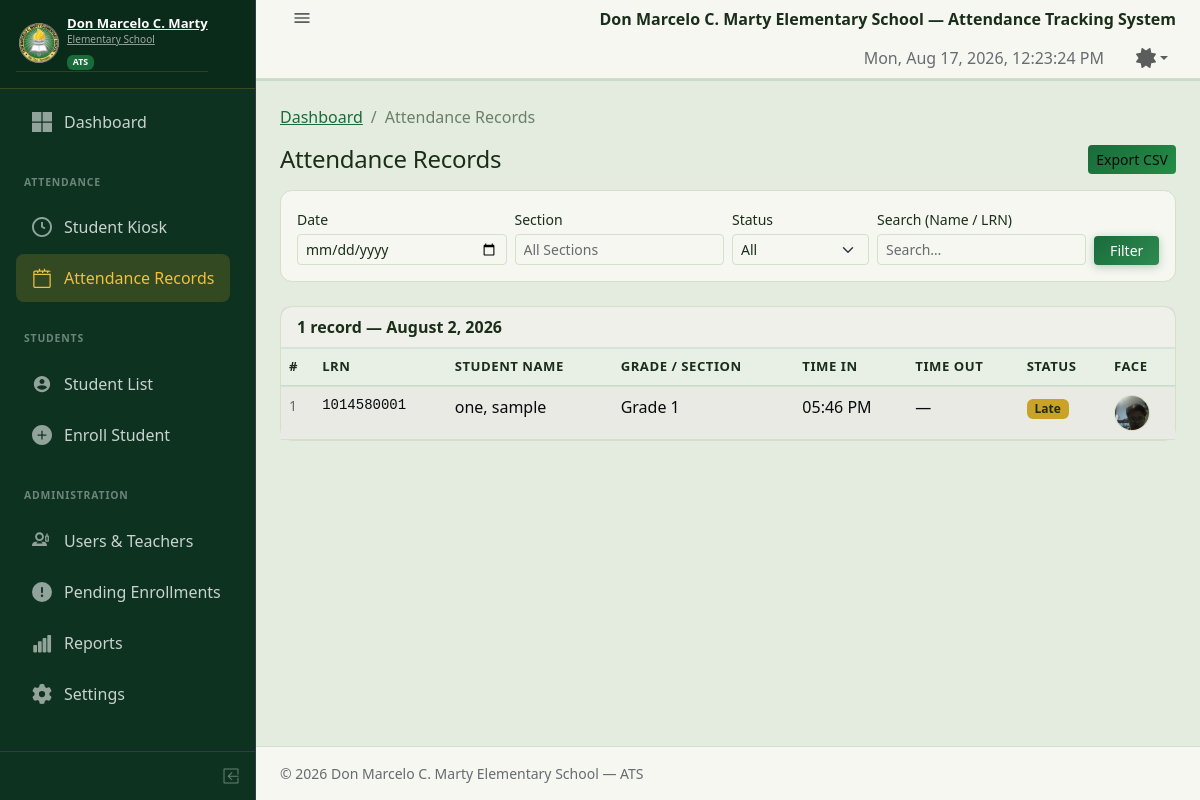
Screenshot of /attendance/records.php?date=2026-08-02 17:46:18 (signed in) with the database file from the repository.
### tables this page shows
CREATE TABLE `attendance` (
  `id` int(10) UNSIGNED NOT NULL,
  `student_id` int(10) UNSIGNED NOT NULL,
  `time_in` datetime NOT NULL,
  `time_out` datetime DEFAULT NULL,
  `status` enum('present','late','absent') NOT NULL DEFAULT 'present',
  `face_image` varchar(255) DEFAULT NULL,
  `face_image_out` varchar(255) DEFAULT NULL,
  `recorded_by` int(10) UNSIGNED DEFAULT NULL,
  `created_at` datetime NOT NULL DEFAULT current_timestamp()
);

CREATE TABLE `students` (
  `id` int(10) UNSIGNED NOT NULL,
  `lrn` char(12) NOT NULL,
  `first_name` varchar(80) NOT NULL,
  `middle_name` varchar(80) DEFAULT NULL,
  `last_name` varchar(80) NOT NULL,
  `grade_section` varchar(60) NOT NULL,
  `birthdate` date DEFAULT NULL,
  `gender` enum('M','F','Other') DEFAULT NULL,
  `guardian_name` varchar(120) DEFAULT NULL,
  `guardian_phone` varchar(20) DEFAULT NULL,
  `password_hash` varchar(255) DEFAULT NULL,
  `terms_accepted` tinyint(1) NOT NULL DEFAULT 0,
  `registered_at` datetime DEFAULT NULL,
  `created_at` datetime NOT NULL DEFAULT current_timestamp(),
  `enrolled_by` int(10) UNSIGNED DEFAULT NULL COMMENT 'user.id who enrolled this student',
  `teacher_id` int(10) UNSIGNED DEFAULT NULL COMMENT 'assigned teacher user.id',
  `enrollment_status` enum('approved','pending') NOT NULL DEFAULT 'approved' COMMENT 'pending = teacher-enrolled, awaiting admin approval'
);

### attendance/records.php (the view, shortened to what this page needs)
<?php
$pdo      = getDB();
$today    = date('Y-m-d');
$filterDate    = $_GET['date']    ?? $today;
$filterSection = $_GET['section'] ?? '';
$search        = trim($_GET['q']  ?? '');
$where  = ['DATE(a.time_in) = :date'];
$params = [':date' => $filterDate];
$sql = 'SELECT a.id,
               s.lrn,
               CONCAT(s.last_name,", ",s.first_name) AS student_name,
               s.grade_section,
               a.time_in,
               a.time_out,
               a.status,
               a.face_image
        FROM attendance a
        JOIN students s ON s.id = a.student_id
        WHERE ' . implode(' AND ', $where) . '
        ORDER BY a.time_in DESC';
$stmt = $pdo->prepare($sql);
$stmt->execute($params);
$records = $stmt->fetchAll();
?>
<!DOCTYPE html>
<html lang="en">
<head>
  <?php include __DIR__ . '/../includes/head.php'; ?>
</head>
<body>
  <?php include __DIR__ . '/../includes/sidebar.php'; ?>
  <div class="wrapper d-flex flex-column min-vh-100">
    <?php include __DIR__ . '/../includes/topbar.php'; ?>
    <div class="body flex-grow-1">
      <div class="container-lg px-4">
        <nav aria-label="breadcrumb" class="mb-3">
          <ol class="breadcrumb">
            <li class="breadcrumb-item"><a href="<?= $u ?>/index.php">Dashboard</a></li>
            <li class="breadcrumb-item active">Attendance Records</li>
          </ol>
        </nav>
        <div class="d-flex justify-content-between align-items-center mb-3">
          <h4 class="mb-0">Attendance Records</h4>
          <a href="<?= $u ?>/api/attendance/export.php?<?= htmlspecialchars(http_build_query($_GET)) ?>"
             class="btn btn-sm btn-success">Export CSV</a>
        </div>
        <div class="card mb-4">
          <div class="card-body">
            <form method="GET" class="row g-2 align-items-end">
              <div class="col-sm-3">
                <label class="form-label small mb-1">Date</label>
                <input type="date" name="date" class="form-control form-control-sm"
                  value="<?= htmlspecialchars($filterDate) ?>">
              </div>
              <div class="col-sm-3">
                <label class="form-label small mb-1">Section</label>
                <input type="text" name="section" list="section-list"
                  class="form-control form-control-sm" autocomplete="off"
                  placeholder="All Sections"
                  value="<?= htmlspecialchars($filterSection) ?>">
              </div>
              <div class="col-sm-2">
                <label class="form-label small mb-1">Status</label>
                <select name="status" class="form-select form-select-sm">
                  <option value="">All</option>
                </select>
              </div>
              <div class="col-sm-3">
                <label class="form-label small mb-1">Search (Name / LRN)</label>
                <input type="text" name="q" class="form-control form-control-sm"
                  placeholder="Search…" value="<?= htmlspecialchars($search) ?>">
              </div>
              <div class="col-sm-1">
                <button class="btn btn-primary btn-sm w-100" type="submit">Filter</button>
              </div>
            </form>
          </div>
        </div>
        <div class="card">
          <div class="card-header d-flex justify-content-between align-items-center">
            <span class="fw-semibold">
              <?= count($records) ?> record<?= count($records) !== 1 ? 's' : '' ?>
              &mdash; <?= date('F j, Y', strtotime($filterDate)) ?>
            </span>
          </div>
          <div class="card-body p-0">
            <div class="table-responsive">
              <table class="table table-hover table-striped mb-0">
                <thead class="table-light">
                  <tr>
                    <th class="d-mobile-none">#</th>
                    <th class="d-mobile-none">LRN</th>
                    <th>Student Name</th>
                    <th class="d-mobile-none">Grade / Section</th>
                    <th>Time In</th>
                    <th class="d-mobile-none">Time Out</th>
                    <th>Status</th>
                    <th class="d-mobile-none">Face</th>
                  </tr>
                </thead>
                <tbody>
                  <?php if (empty($records)): ?>
                  <tr>
                    <td colspan="8" class="text-center text-body-secondary py-4">No records found.</td>
                  </tr>
                  <?php else: ?>
                  <?php foreach ($records as $i => $r): ?>
                  <tr>
                    <td class="text-body-secondary small d-mobile-none"><?= $i + 1 ?></td>
                    <td class="font-monospace small d-mobile-none"><?= htmlspecialchars($r['lrn']) ?></td>
                    <td><?= htmlspecialchars($r['student_name']) ?></td>
                    <td class="d-mobile-none"><?= htmlspecialchars($r['grade_section']) ?></td>
                    <td><?= $r['time_in']  ? date('h:i A', strtotime($r['time_in']))  : '—' ?></td>
                    <td class="d-mobile-none"><?= $r['time_out'] ? date('h:i A', strtotime($r['time_out'])) : '—' ?></td>
                    <td>
                      <?php $badge = match($r['status']) {
                        'present' => 'success', 'late' => 'warning', 'absent' => 'danger', default => 'secondary'
                      }; ?>
                      <span class="badge bg-<?= $badge ?> text-capitalize"><?= htmlspecialchars($r['status']) ?></span>
                    </td>
                    <td class="d-mobile-none">
                      <?php if ($r['face_image']): ?>
                      <img src="<?= $u ?>/<?= htmlspecialchars($r['face_image']) ?>"
                           width="36" height="36" class="rounded-circle object-fit-cover border"
                           alt="Face" style="cursor:pointer;"
                           data-coreui-toggle="tooltip"
                           title="Face captured">
                      <?php else: ?>
                      <span class="text-body-secondary small">—</span>
                      <?php endif; ?>
                    </td>
                  </tr>
                  <?php endforeach; ?>
                  <?php endif; ?>
                </tbody>
              </table>
            </div>
          </div>
        </div>
      </div>
    </div>
    <footer class="footer px-4 py-3 border-top">
      <div class="text-body-secondary small">&copy; <?= date('Y') ?> Don Marcelo C. Marty Elementary School — ATS</div>
    </footer>
  </div>
</body>
</html>

### css/theme.css (style rules this page uses)
:root, [data-coreui-theme=light] { --cui-primary: #1a6b3a; --cui-primary-rgb: 26, 107, 58; --cui-primary-text-emphasis:#0f5722; --cui-primary-bg-subtle: #d4edda; --cui-primary-border-subtle:#9dd9b0; --cui-primary-contrast: #fff; --cui-sidebar-bg: #0d3320; --cui-sidebar-color: rgba(255,255,255,.85); --cui-sidebar-nav-link-hover-bg: rgba(201,162,39,.15); --cui-sidebar-nav-link-active-bg: rgba(201,162,39,.2); --cui-sidebar-nav-link-active-color: #f0c040; --cui-sidebar-nav-title-color: rgba(255,255,255,.45); --cui-sidebar-brand-color: #fff; --cui-header-bg: #fff; --cui-header-border-color: #d4e0c8; --cui-body-bg: #f5f7f0; --cui-body-color: #1a2e1a; --cui-secondary-bg: #eef2e6; --cui-tertiary-bg: #e4ece0; --cui-border-color: #d4e0c8; --cui-link-color: #1a6b3a; --cui-link-hover-color: #145530; --cui-focus-ring-color: rgba(26,107,58,.25); }
.btn-primary { --cui-btn-bg: #1a6b3a; --cui-btn-border-color: #1a6b3a; --cui-btn-hover-bg: #145530; --cui-btn-hover-border-color: #145530; --cui-btn-active-bg: #0f4225; --cui-btn-color: #fff; }
.card { border-color: var(--cui-border-color) !important; }
.card-header { border-bottom-color: var(--cui-border-color) !important; }
.breadcrumb-item a { color: var(--cui-link-color); }
.breadcrumb-item.active { color: var(--cui-muted, #6b7f6b); }
.table-light th { background: var(--cui-tertiary-bg) !important; }
.card { border-radius: 12px !important; transition: box-shadow .2s !important; }
.card-header { font-weight: 600 !important; border-bottom: 2px solid rgba(26,107,58,.1) !important; }
.table thead th { background: rgba(26,107,58,.06) !important; color: var(--cui-body-color) !important; border-bottom: 2px solid rgba(26,107,58,.15) !important; font-weight: 600 !important; font-size: .82rem !important; text-transform: uppercase !important; letter-spacing: .04em !important; }
.badge.bg-warning { background: #c9a227 !important; color: #1a2e1a !important; }
.btn-primary { background: linear-gradient(135deg, #1a6b3a, #2d8b50) !important; border: none !important; box-shadow: 0 2px 8px rgba(26,107,58,.3) !important; }
.btn-success { background: linear-gradient(135deg, #1a6b3a, #238d45) !important; border: none !important; }
.breadcrumb-item + .breadcrumb-item::before { color: var(--cui-muted, #6b7f6b) !important; }
.breadcrumb-item a { color: #1a6b3a !important; font-weight: 500; }
h4 { letter-spacing: -.01em; }
.footer { background: var(--cui-body-bg) !important; border-top: 1px solid var(--cui-border-color) !important; }

### rows the page displays
attendance: student.lrn "1014580001", student_name "one, sample", student.grade_section "Grade 1", time_in "05:46 PM", status "Late", face_image (picture)

### other values shown
count($records) "1"
